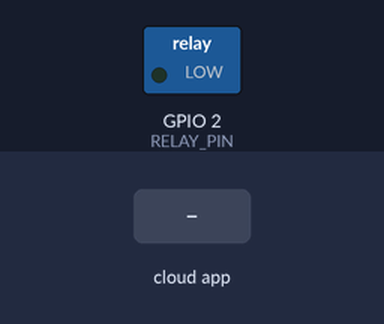
A sketch run on a simulated ESP8266 (NodeMCU). On the bench: switched loads named in the sketch (green lamp = pin HIGH). Inputs (shaded band) come from the test bench. WiFi joins after 1.5 s; servers stay silent unless stated.

Above: at 2.7 s.
2.8 s: the phone or cloud app sets 67023fc30d73840bd1d30d90 to 1
At 3.1 s:
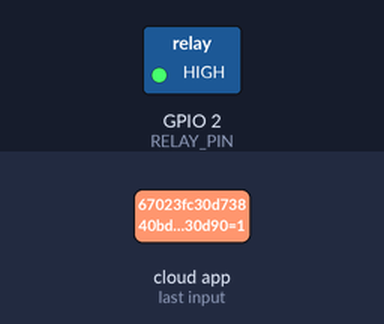
4.3 s: the phone or cloud app sets 67023fc30d73840bd1d30d90 to 0
At 5.4 s:
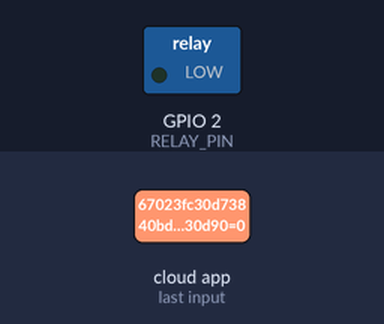
Timing chart, 0 to 7.3 s (numbered marks = the images above; inputs shaded):
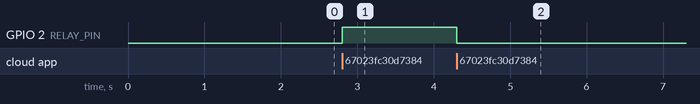

The sketch:

Siniricpro_alexa.ino
```cpp
#include <Blynk.h>

#include <Blynk.h>

/*
 * If you encounter any issues:
 * - check the readme.md at https://github.com/sinricpro/esp8266-esp32-sdk/blob/master/README.md
 * - ensure all dependent libraries are installed
 *   - see https://github.com/sinricpro/esp8266-esp32-sdk/blob/master/README.md#arduinoide
 *   - see https://github.com/sinricpro/esp8266-esp32-sdk/blob/master/README.md#dependencies
 * - open serial monitor and check whats happening
 * - check full user documentation at https://sinricpro.github.io/esp8266-esp32-sdk
 * - visit https://github.com/sinricpro/esp8266-esp32-sdk/issues and check for existing issues or open a new one
 */

// Uncomment the following line to enable serial debug output
//#define ENABLE_DEBUG

#ifdef ENABLE_DEBUG
  #define DEBUG_ESP_PORT Serial
  #define NODEBUG_WEBSOCKETS
  #define NDEBUG
#endif

#include <Arduino.h>
#if defined(ESP8266)
  #include <ESP8266WiFi.h>
#elif defined(ESP32) || defined(ARDUINO_ARCH_RP2040)
  #include <WiFi.h>
#endif

#include "SinricPro.h"
#include "SinricProSwitch.h"

#define WIFI_SSID         "Teknomindz_Airtel"
#define WIFI_PASS         "India@2024"
#define APP_KEY           "c3d31ace-b487-43b0-b0fc-8686d19275a5"      // Should look like "de0bxxxx-1x3x-4x3x-ax2x-5dabxxxxxxxx"
#define APP_SECRET        "f5083f64-b247-4a02-b0b1-a084001b487f-4c99b4c4-dda1-4f91-bb7a-c2fd43c11571"   // Should look like "5f36xxxx-x3x7-4x3x-xexe-e86724a9xxxx-4c4axxxx-3x3x-x5xe-x9x3-333d65xxxxxx"
#define SWITCH_ID         "67023fc30d73840bd1d30d90"    // Should look like "5dc1564130xxxxxxxxxxxxxx"
#define BAUD_RATE         115200                // Change baudrate to your need

  #define RELAY_PIN         2                 // Pin where the relay is connected (D2 = GPIO)

bool onPowerState(const String &deviceId, bool &state) {
  digitalWrite(RELAY_PIN, state);             // set pin state
  return true;                                // request handled properly
}

void setup() {
  pinMode(RELAY_PIN, OUTPUT);                 // set relay-pin to output mode

  #if defined(ESP8266)
    WiFi.setSleepMode(WIFI_NONE_SLEEP);
    WiFi.setAutoReconnect(true);
  #elif defined(ESP32)
    WiFi.setSleep(false);
    WiFi.setAutoReconnect(true);
  #endif

  WiFi.begin(WIFI_SSID, WIFI_PASS);           // start wifi
  while (WiFi.status() != WL_CONNECTED) {
    delay(250);
  }

  SinricProSwitch& mySwitch = SinricPro[SWITCH_ID];   // create new switch device
  mySwitch.onPowerState(onPowerState);                // apply onPowerState callback
  SinricPro.begin(APP_KEY, APP_SECRET);               // start SinricPro
}

void loop() {
  SinricPro.handle();                         // handle SinricPro commands
}
```

Measured:
- after the input at 2.8 s, GPIO 2 (RELAY_PIN): LOW → HIGH at once
- after the input at 4.3 s, GPIO 2 (RELAY_PIN): HIGH → LOW at once
